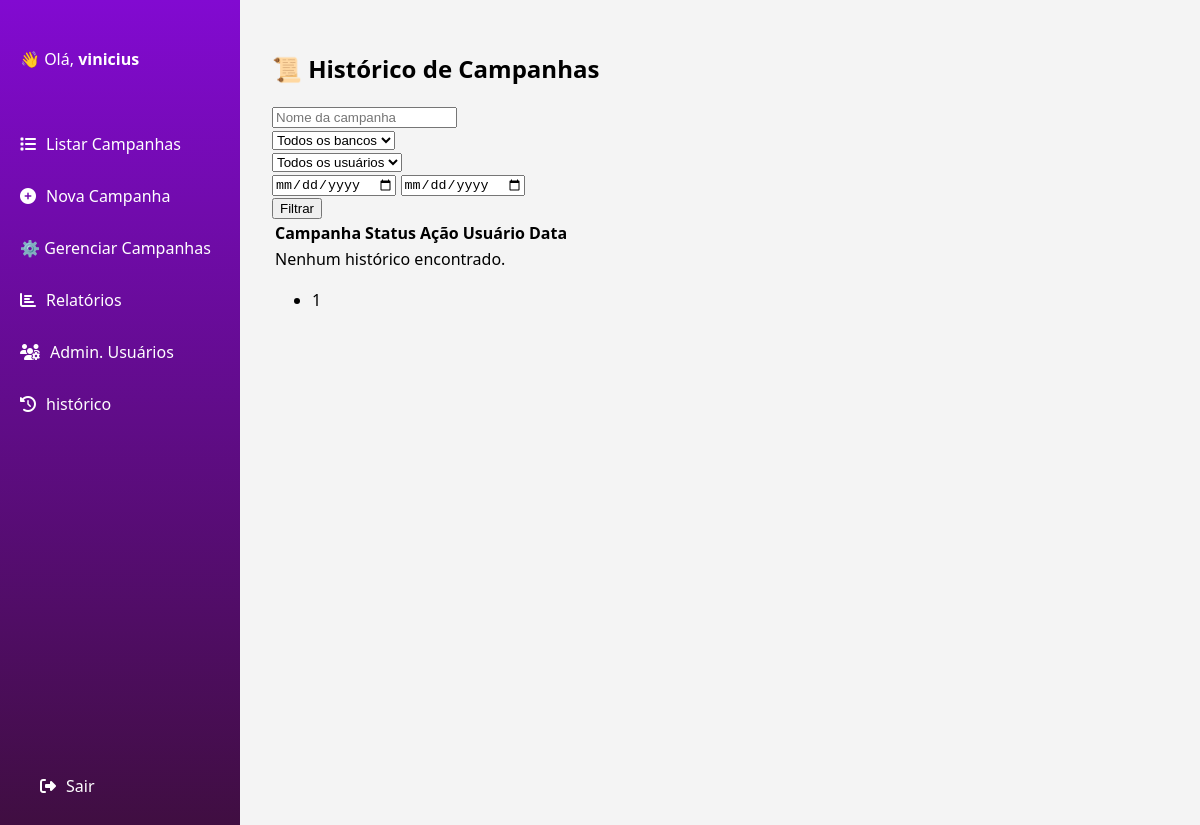
Before: /historico/ (signed in) with the older database file.
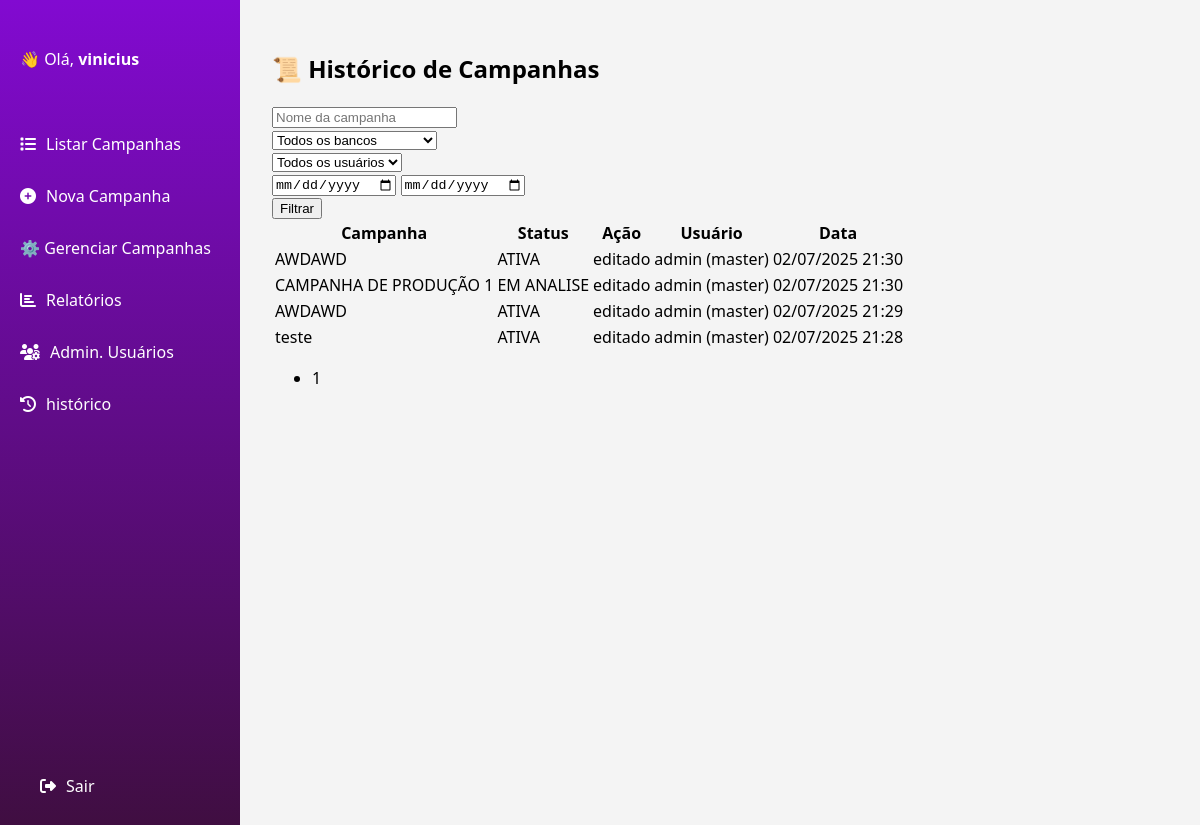
After: the same page with the newer database file.
### historico/models.py (models this page shows, shortened)
class HistoricoAcao(models.Model):
    ACAO_CHOICES = (
        ('criado', 'Criado'),
        ('editado', 'Editado'),
        ('deletado', 'Deletado'),
    )
    campanha = models.ForeignKey(Campanha, on_delete=models.SET_NULL, null=True,blank=True )
    usuario = models.ForeignKey(settings.AUTH_USER_MODEL, on_delete=models.SET_NULL, null=True)
    acao = models.CharField(max_length=10, choices=ACAO_CHOICES)
    data_hora = models.DateTimeField(auto_now_add=True)
    detalhe = models.TextField(blank=True)

### campanhas/models.py (models this page shows, shortened)
class Campanha(models.Model):
    TIPO_VALOR_CHOICES = [
        ('R$', 'R$'),
        ('%', '%'),
    ]
    STATUS_MANUAL_CHOICES = [
        ('ATIVA', 'Ativa'),
        ('INATIVA', 'Inativa'),
        ('EM ANALISE', 'Em analise'),
    ]
    banco = models.ForeignKey(Banco, on_delete=models.PROTECT, related_name='campanhas')
    campanha = models.CharField(max_length=200, default=' ')
    nomenclatura_wb = models.CharField(max_length=200, default=' ')
    recebido = models.CharField(max_length=200, default=' ', blank=True, null=True)
    parametrizado_wb = models.CharField(max_length=200, default=' ', blank=True, null=True)
    tipo_valor_recebido = models.CharField(max_length=20, choices=TIPO_VALOR_CHOICES, default='%', blank=True, null=True)
    tipo_valor_parametrizado_wb = models.CharField(max_length=20, choices=TIPO_VALOR_CHOICES, default=' ', blank=True, null=True)
    vigencia_inicio = models.DateField(default=timezone.now)
    vigencia_fim = models.DateField(blank=True, null=True)
    periodicidade_repasses = models.CharField(max_length=100, default=' ')
    previsao_pagamento = models.CharField(max_length=100,blank=True, null=True)
    parametro_avaliacao = models.TextField(default=' ')
    criterio_apuracao = models.TextField(default=' ')
    observacoes = models.TextField(blank=True, null=True)
    possui_meta = models.BooleanField(default=False)
    tem_garantido = models.BooleanField(default=False)
    status_manual = models.CharField(max_length=50, choices=STATUS_MANUAL_CHOICES, default='ATIVA')

### usuarios/models.py (models this page shows)
class Usuario(AbstractUser):
    TIPO_CHOICES = (
        ('master', 'Master'),
        ('editor', 'Editor'),
        ('visualizador', 'Visualizador'),
    )
    tipo = models.CharField(max_length=20, choices=TIPO_CHOICES, default='visualizador')
    def __str__(self):
        return f"{self.username} ({self.tipo})"

### historico/views.py (the view)
# urls.py: path('historico/', historico_listagem, name='historico_listagem'),
@login_required
def historico_listagem(request):
    queryset = HistoricoAcao.objects.select_related('campanha', 'usuario')
    nome = request.GET.get('nome')
    banco_id = request.GET.get('banco')
    usuario_id = request.GET.get('usuario')
    data_inicio = request.GET.get('data_inicio')
    data_fim = request.GET.get('data_fim')
    if nome:
        queryset = queryset.filter(campanha__campanha__icontains=nome)
    if banco_id:
        queryset = queryset.filter(campanha__banco_id=banco_id)
    if usuario_id:
        queryset = queryset.filter(usuario_id=usuario_id)
    if data_inicio and data_fim:
        queryset = queryset.filter(data_hora__range=[data_inicio, data_fim])
    paginator = Paginator(queryset.order_by('-data_hora'), 10)
    page_number = request.GET.get('page')
    page_obj = paginator.get_page(page_number)
    bancos = Banco.objects.all()
    usuarios = queryset.values_list('usuario__id', 'usuario__username').distinct()
    context = {
        'page_obj': page_obj,
        'bancos': bancos,
        'usuarios': usuarios,
    }
    return render(request, 'historico_listagem.html', context)

### campanhas/templates/historico_listagem.html (shortened to what this page needs)
{% extends 'base.html' %}
{% load static %}
{% block content %}
<div class="container mt-4">
    <h2>📜 Histórico de Campanhas</h2>
    <form method="get" class="row g-3 mb-3">
        <div class="col-md-3">
            <input type="text" name="nome" class="form-control" placeholder="Nome da campanha" value="{{ request.GET.nome }}">
        </div>
        <div class="col-md-3">
            <select name="banco" class="form-select">
                <option value="">Todos os bancos</option>
            </select>
        </div>
        <div class="col-md-3">
            <select name="usuario" class="form-select">
                <option value="">Todos os usuários</option>
            </select>
        </div>
        <div class="col-md-3">
            <input type="date" name="data_inicio" class="form-control" value="{{ request.GET.data_inicio }}">
            <input type="date" name="data_fim" class="form-control mt-1" value="{{ request.GET.data_fim }}">
        </div>
        <div class="col-md-12">
            <button type="submit" class="btn btn-primary">Filtrar</button>
        </div>
    </form>
    <table class="table table-striped">
        <thead>
            <tr>
                <th>Campanha</th>
                <th>Status</th>
                <th>Ação</th>
                <th>Usuário</th>
                <th>Data</th>
            </tr>
        </thead>
        <tbody>
            {% for historico in page_obj %}
                <tr>
                    <td>{{ historico.campanha.campanha }}</td>
                    <td>{{ historico.campanha.status_manual }}</td>
                    <td>{{ historico.acao }}</td>
                    <td>{{ historico.usuario }}</td>
                    <td>{{ historico.data_hora|date:"d/m/Y H:i" }}</td>
                </tr>
            {% empty %}
                <tr><td colspan="5">Nenhum histórico encontrado.</td></tr>
            {% endfor %}
        </tbody>
    </table>
    <nav>
        <ul class="pagination">
            <li class="page-item active"><span class="page-link">{{ page_obj.number }}</span></li>
        </ul>
    </nav>
</div>
{% endblock %}

Changed rows visible on the page:
added HistoricoAcao: campanha.campanha "AWDAWD", campanha.status_manual "ATIVA", acao "editado", usuario "admin (master)", data_hora "02/07/2025 21:30"
added HistoricoAcao: campanha.campanha "CAMPANHA DE PRODUÇÃO 1", campanha.status_manual "EM ANALISE", acao "editado", usuario "admin (master)", data_hora "02/07/2025 21:30"
added HistoricoAcao: campanha.campanha "AWDAWD", campanha.status_manual "ATIVA", acao "editado", usuario "admin (master)", data_hora "02/07/2025 21:29"
added HistoricoAcao: campanha.campanha "teste", campanha.status_manual "ATIVA", acao "editado", usuario "admin (master)", data_hora "02/07/2025 21:28"
Other visible differences:
text no longer shown: "Nenhum histórico encontrado."
